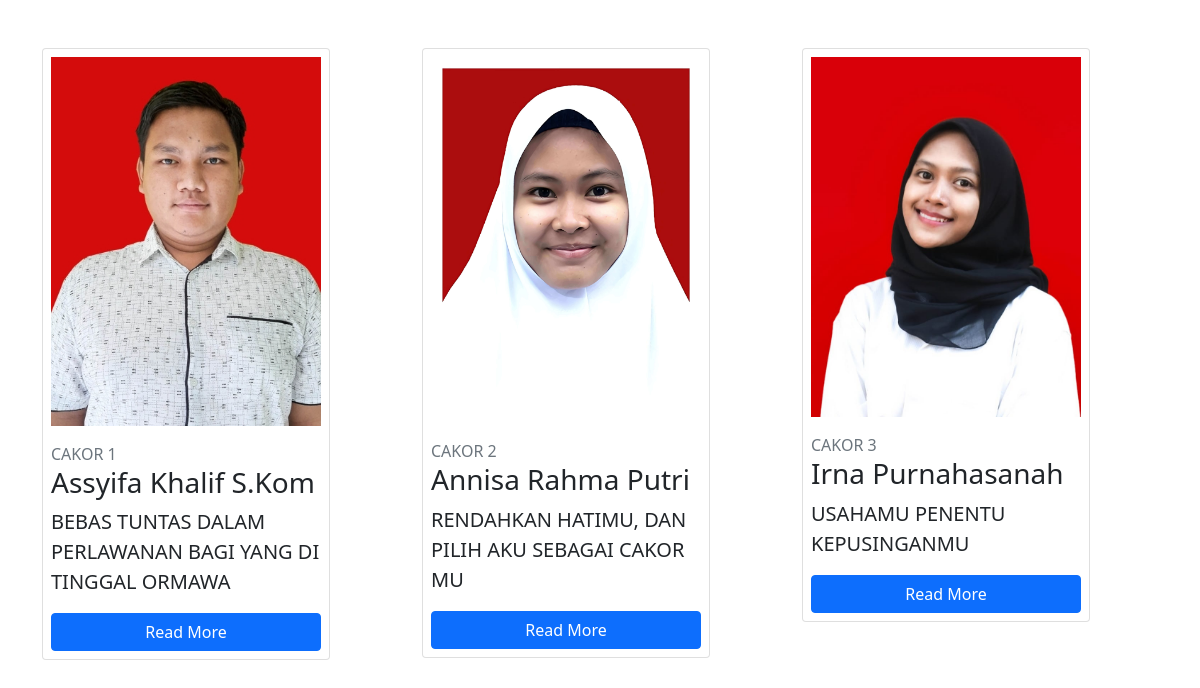
/EvotingKel8/index.php, run on the app's committed database.
### tables this page shows
CREATE TABLE `identitas` (
  `id_idt` int(12) NOT NULL,
  `id_ckr` int(12) NOT NULL,
  `nama` varchar(50) NOT NULL,
  `slogan` varchar(100) NOT NULL,
  `foto` varchar(255) NOT NULL,
  `vm` text NOT NULL
);

CREATE TABLE `cakor` (
  `id_ckr` int(12) NOT NULL,
  `nu_ckr` varchar(50) NOT NULL
);

### EvotingKel8/index.php (the view, shortened to what this page needs)
<!DOCTYPE html>
<html lang="en">
<head>
    <link href="https://cdn.jsdelivr.net/npm/bootstrap@5.1.3/dist/css/bootstrap.min.css" rel="stylesheet"
>
</head>
<body>
<div class="container mt-5">
        <div class="row">
            <?php
            include 'libraries/koneksidatabase.php';
            $query = mysqli_query($koneksi, "SELECT * FROM identitas JOIN cakor ON identitas.id_ckr = cakor.id_ckr");
            foreach ($query as $data) {
            ?>
                <div class="col-md-4">
                    <div class="card p-2" style="width:18rem;">
                        <img src="back/assets/img/<?= $data['foto']?>" alt="" class="img-fluid">
                        <p class="text-secondary mt-3 mb-0">
                            <?= $data['nu_ckr'] ?>
                        </p>
                        <h3><?= $data['nama'] ?></h3>
                        <p class="lead"><?= $data['slogan'] ?></p>
                        <a href="#" class="btn btn-primary">Read More</a>
                    </div>
                </div>
            <?php
            }
            ?>
        </div>
    </div>
</body>
</html>

### data on the page
identitas: foto (picture), id_ckr.nu_ckr "CAKOR 1", nama "Assyifa Khalif S.Kom", slogan "BEBAS TUNTAS DALAM PERLAWANAN BAGI YANG DI TINGGAL ORMAWA"
identitas: foto (picture), id_ckr.nu_ckr "CAKOR 2", nama "Annisa Rahma Putri", slogan "RENDAHKAN HATIMU, DAN PILIH AKU SEBAGAI CAKOR MU"
identitas: foto (picture), id_ckr.nu_ckr "CAKOR 3", nama "Irna Purnahasanah", slogan "USAHAMU PENENTU KEPUSINGANMU"
